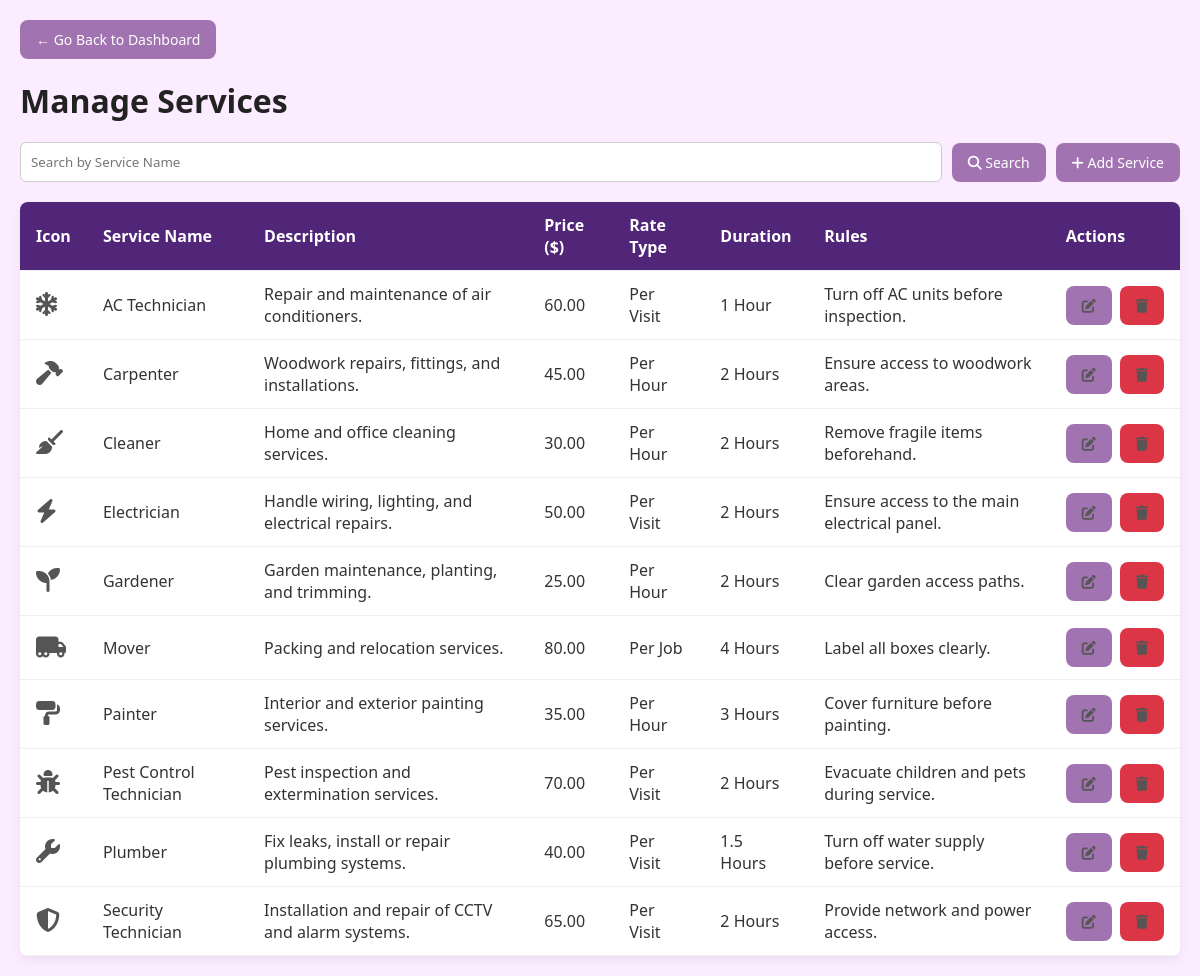
The app's page /ManageServices.php (signed in) with its own data.
### tables this page shows
CREATE TABLE `services` (
  `service_id` int(11) NOT NULL,
  `service_name` varchar(255) NOT NULL,
  `description` text DEFAULT NULL,
  `price` decimal(10,2) NOT NULL,
  `service_rate` varchar(100) DEFAULT NULL,
  `service_duration` varchar(100) DEFAULT NULL,
  `service_rules` text DEFAULT NULL,
  `icon_class` varchar(255) DEFAULT NULL,
  `active` tinyint(1) NOT NULL DEFAULT 1
);

### ManageServices.php (the view, shortened to what this page needs)
<?php
$servername = "localhost";
$username = "root";
$password = "";
$dbname = "home_service_db";
$conn = new mysqli($servername, $username, $password, $dbname);
$searchQuery = "";
$sql = "SELECT * FROM services WHERE service_name LIKE '%$searchQuery%' ORDER BY service_name ASC";
$result = $conn->query($sql);
?>
<!DOCTYPE html>
<html lang="en">
<head>
<link rel="stylesheet" href="https://cdnjs.cloudflare.com/ajax/libs/font-awesome/6.5.0/css/all.min.css" />
</head>
<body>
<button onclick="window.location.href='AdminDashboard1.php'" class="btn" style="margin-bottom: 20px;">
  ← Go Back to Dashboard
</button>
<h1>Manage Services</h1>
<form method="get" class="search-bar">
    <input type="text" name="search" placeholder="Search by Service Name" value="<?= htmlspecialchars($searchQuery) ?>" />
    <button type="submit" class="btn"><i class="fas fa-search"></i> Search</button>
    <button type="button" class="btn" id="addServiceBtn" style="margin-left:auto;"><i class="fas fa-plus"></i> Add Service</button>
</form>
<table>
    <thead>
        <tr>
            <th>Icon</th>
            <th>Service Name</th>
            <th>Description</th>
            <th>Price ($)</th>
            <th>Rate Type</th>
            <th>Duration</th>
            <th>Rules</th>
            <th>Actions</th>
        </tr>
    </thead>
    <tbody>
    <?php if ($result->num_rows > 0): ?>
        <?php while($row = $result->fetch_assoc()): ?>
        <tr>
            <td><i class="<?= htmlspecialchars($row['icon_class']) ?>" style="font-size: 24px;"></i></td>
            <td><?= htmlspecialchars($row['service_name']) ?></td>
            <td><?= nl2br(htmlspecialchars($row['description'])) ?></td>
            <td><?= number_format($row['price'], 2) ?></td>
            <td><?= htmlspecialchars($row['service_rate']) ?></td>
            <td><?= htmlspecialchars($row['service_duration']) ?></td>
            <td><?= nl2br(htmlspecialchars($row['service_rules'])) ?></td>
            <td>
                <div class="btn-group">
                    <button class="btn editBtn"
                    data-id="<?= $row['service_id'] ?>"
                    data-name="<?= htmlspecialchars($row['service_name']) ?>"
                    data-desc="<?= htmlspecialchars($row['description']) ?>"
                    data-price="<?= $row['price'] ?>"
                    data-rate="<?= htmlspecialchars($row['service_rate']) ?>"
                    data-duration="<?= htmlspecialchars($row['service_duration']) ?>"
                    data-rules="<?= htmlspecialchars($row['service_rules']) ?>"
                    data-icon="<?= htmlspecialchars($row['icon_class']) ?>"
                    >
                    <i class="fas fa-edit"></i>
                    </button>
                    <form method="get" action="" class="inline" onsubmit="return confirm('Are you sure you want to delete this service?');">
                    <button type="submit" class="btn btn-danger"><i class="fas fa-trash"></i></button>
                    </form>
                </div>
            </td>
        </tr>
        <?php endwhile; ?>
    <?php else: ?>
        <tr><td colspan="8" style="text-align:center;">No services found.</td></tr>
    <?php endif; ?>
    </tbody>
</table>
</body>
</html>

### ManageServices.php (style rules this page uses)
* { box-sizing: border-box; margin: 0; padding: 0; font-family: 'Segoe UI', Tahoma, Geneva, Verdana, sans-serif; }
body { background: #fbecff; padding: 20px; color: #333; }
h1 { font-size: 32px; margin-bottom: 20px; color: #222; animation: fadeInDown 0.5s ease; }
.btn { background-color:rgb(161, 116, 177); color: white; padding: 10px 16px; border: none; border-radius: 8px; cursor: pointer; transition: all 0.3s ease; font-size: 14px; }
.btn-danger { background-color: #dc3545; }
.search-bar { display: flex; flex-wrap: wrap; gap: 10px; margin-bottom: 20px; align-items: center; }
.search-bar input[type="text"] { flex: 1; padding: 10px; border-radius: 6px; border: 1px solid #ccc; min-width: 220px; }
table { width: 100%; border-collapse: collapse; background: white; box-shadow: 0 4px 10px rgba(0,0,0,0.06); border-radius: 8px; overflow: hidden; animation: fadeInUp 0.5s ease; }
th, td { text-align: left; padding: 12px 16px; border-bottom: 1px solid #f0f0f0; }
th { background-color:rgb(81, 37, 120); color: white; }
td i { color: #555; }
.btn-group { display: flex; gap: 8px; }
.inline { display: inline; }

### records on screen
services: service_name "AC Technician", description "Repair and maintenance of air conditioners.", price "60.00", service_rate "Per Visit", service_duration "1 Hour", service_rules "Turn off AC units before inspection."
services: service_name "Carpenter", description "Woodwork repairs, fittings, and installations.", price "45.00", service_rate "Per Hour", service_duration "2 Hours", service_rules "Ensure access to woodwork areas."
services: service_name "Cleaner", description "Home and office cleaning services.", price "30.00", service_rate "Per Hour", service_duration "2 Hours", service_rules "Remove fragile items beforehand."
services: service_name "Electrician", description "Handle wiring, lighting, and electrical repairs.", price "50.00", service_rate "Per Visit", service_duration "2 Hours", service_rules "Ensure access to the main electrical panel."
services: service_name "Gardener", description "Garden maintenance, planting, and trimming.", price "25.00", service_rate "Per Hour", service_duration "2 Hours", service_rules "Clear garden access paths."
services: service_name "Mover", description "Packing and relocation services.", price "80.00", service_rate "Per Job", service_duration "4 Hours", service_rules "Label all boxes clearly."
services: service_name "Painter", description "Interior and exterior painting services.", price "35.00", service_rate "Per Hour", service_duration "3 Hours", service_rules "Cover furniture before painting."
services: service_name "Pest Control Technician", description "Pest inspection and extermination services.", price "70.00", service_rate "Per Visit", service_duration "2 Hours", service_rules "Evacuate children and pets during service."
services: service_name "Plumber", description "Fix leaks, install or repair plumbing systems.", price "40.00", service_rate "Per Visit", service_duration "1.5 Hours", service_rules "Turn off water supply before service."
services: service_name "Security Technician", description "Installation and repair of CCTV and alarm systems.", price "65.00", service_rate "Per Visit", service_duration "2 Hours", service_rules "Provide network and power access."
